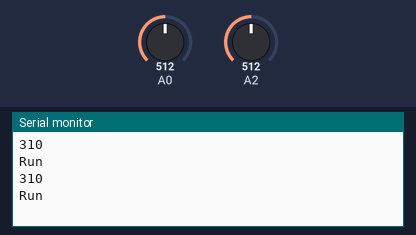
Simulated run of this sketch. Board: Arduino Uno, built with avr-gcc and run on an emulated ATmega328P. Parts: the last lines printed to the serial monitor. Inputs (shaded band) come from the test bench; at power-on: A0 = 512, A2 = 512.

Above: at 1.8 s.
1.9 s: A0 set to 299
At 2.8 s:
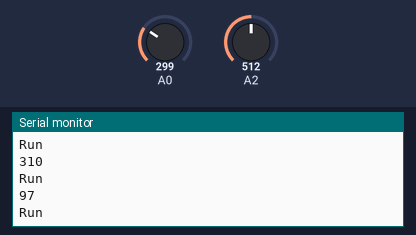
3.4 s: A0 set to 274
At 4.8 s:
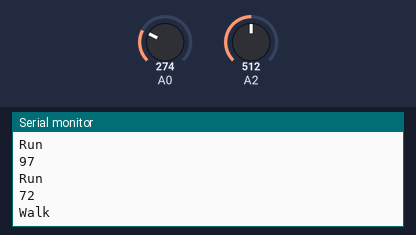
6.5 s: A2 set to 533
At 7.8 s:
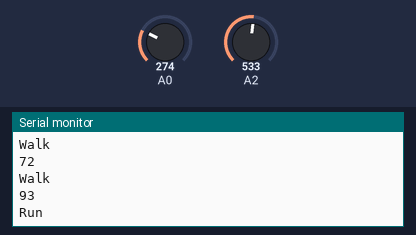
Timing chart, 0 to 9.5 s (numbered marks = the images above; inputs shaded):
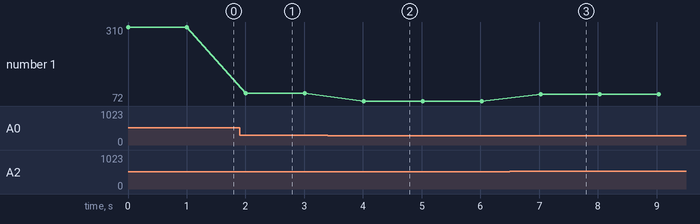

The sketch:

Arduino_Gyro.ino
```cpp
#include <SoftwareSerial.h>

SoftwareSerial BTSerial(2,3);


void setup() {
  Serial.begin(9600);
  BTSerial.begin(9600);
}

void loop() {
  int val1 = analogRead(A0);
  int val3 = analogRead(A2); // get rid of A1(Y)
  int sum = val1 + val3 - 714;

  Serial.println(sum);

  if (sum <= 10 && sum >= -10)
  {
    Serial.println("Stand");
    BTSerial.write("Stand");
  }

  else if (sum <= 80 && sum >= -80)
  {
    Serial.println("Walk");
    BTSerial.write("Walk");
  }

  else if (sum >= 80 || sum <= -80)
  {
    Serial.println("Run");
    BTSerial.write("Run");
  }


  delay(1000);

}
```

Measured:
- the behaviour switches between 283 and 282 on A0 (found by bisection; images 1 and 2)
- the behaviour switches between 520 and 521 on A2 (found by bisection; images 2 and 3)
- after the input at 1.9 s, the serial monitor: prints a new line after 0.11 s (image 1)
- after the input at 3.4 s, the serial monitor: prints a new line after 0.62 s (image 2)
- after the input at 6.5 s, the serial monitor: prints a new line after 0.53 s (image 3)
- plotted number 1: 310 → 97 after the input at 1.9 s, 97 → 72 after the input at 3.4 s, 72 → 93 after the input at 6.5 s
